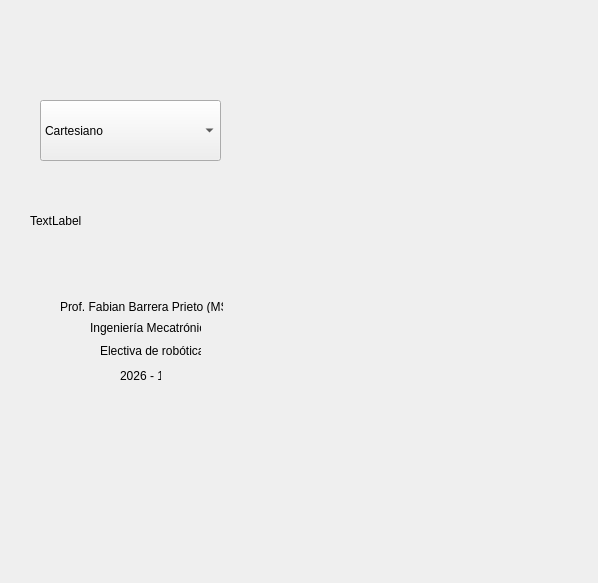
<?xml version="1.0" encoding="UTF-8"?>
<ui version="4.0">
 <class>Form</class>
 <widget class="QWidget" name="Form">
  <property name="geometry">
   <rect>
    <x>0</x>
    <y>0</y>
    <width>598</width>
    <height>583</height>
   </rect>
  </property>
  <property name="windowTitle">
   <string>Form</string>
  </property>
  <widget class="QWidget" name="layoutGrafica" native="true">
   <property name="geometry">
    <rect>
     <x>280</x>
     <y>70</y>
     <width>261</width>
     <height>251</height>
    </rect>
   </property>
  </widget>
  <widget class="QComboBox" name="comboBox">
   <property name="geometry">
    <rect>
     <x>40</x>
     <y>100</y>
     <width>181</width>
     <height>61</height>
    </rect>
   </property>
   <item>
    <property name="text">
     <string>Cartesiano</string>
    </property>
   </item>
   <item>
    <property name="text">
     <string>Cilíndrico</string>
    </property>
   </item>
   <item>
    <property name="text">
     <string>Esférico</string>
    </property>
   </item>
  </widget>
  <widget class="QLabel" name="label_11">
   <property name="geometry">
    <rect>
     <x>90</x>
     <y>320</y>
     <width>111</width>
     <height>16</height>
    </rect>
   </property>
   <property name="text">
    <string>Ingeniería Mecatrónica</string>
   </property>
  </widget>
  <widget class="QLabel" name="label_12">
   <property name="geometry">
    <rect>
     <x>100</x>
     <y>340</y>
     <width>101</width>
     <height>22</height>
    </rect>
   </property>
   <property name="text">
    <string>Electiva de robótica</string>
   </property>
  </widget>
  <widget class="QLabel" name="label_13">
   <property name="geometry">
    <rect>
     <x>120</x>
     <y>360</y>
     <width>41</width>
     <height>31</height>
    </rect>
   </property>
   <property name="text">
    <string>2026 - 1</string>
   </property>
  </widget>
  <widget class="QLabel" name="label_10">
   <property name="geometry">
    <rect>
     <x>60</x>
     <y>300</y>
     <width>163</width>
     <height>13</height>
    </rect>
   </property>
   <property name="text">
    <string>Prof. Fabian Barrera Prieto (MSc).</string>
   </property>
  </widget>
  <widget class="QLabel" name="label">
   <property name="geometry">
    <rect>
     <x>30</x>
     <y>170</y>
     <width>221</width>
     <height>101</height>
    </rect>
   </property>
   <property name="text">
    <string>TextLabel</string>
   </property>
  </widget>
 </widget>
 <resources/>
 <connections/>
</ui>
